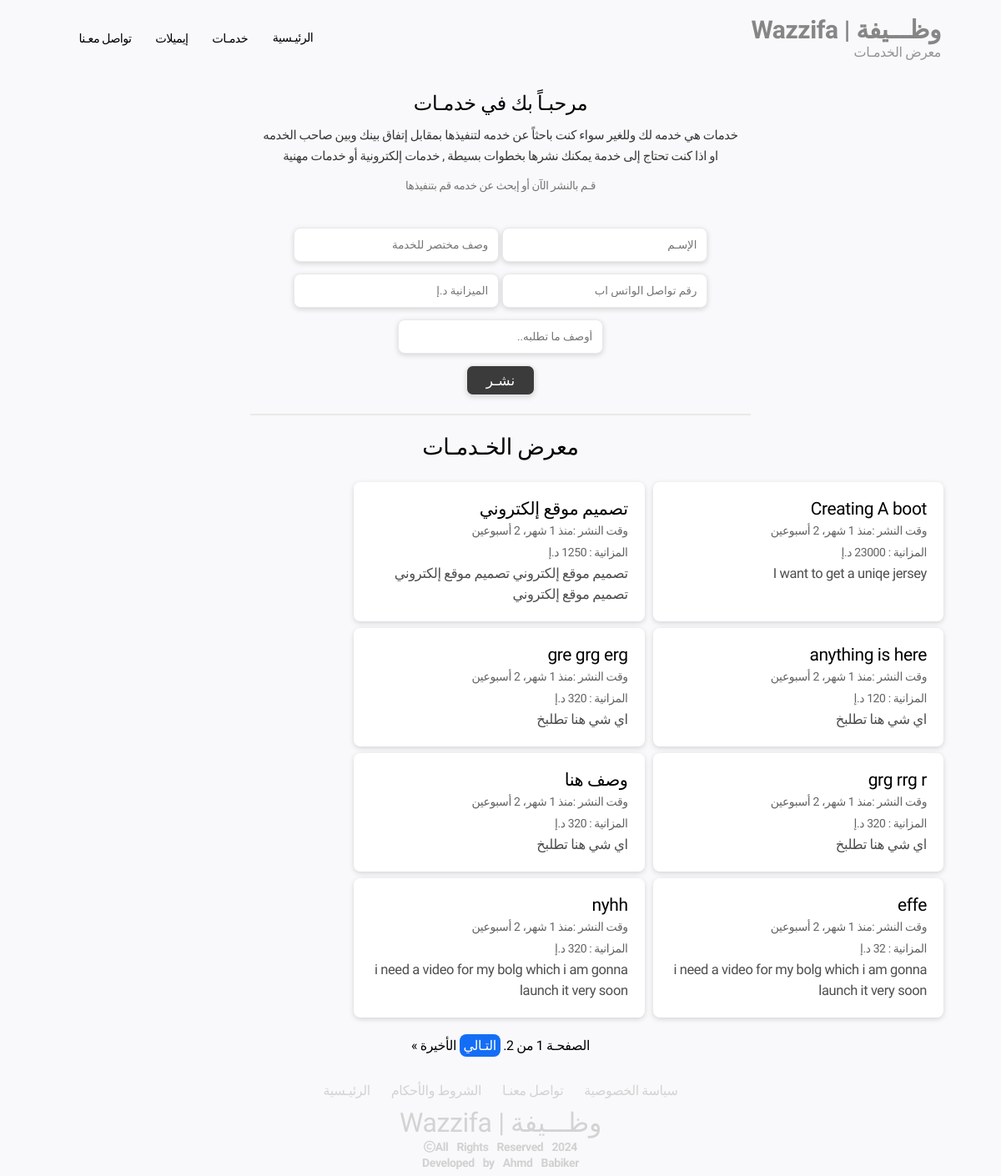
The app's page /getting/service with its own data.
### core/models.py (models this page shows, shortened)
class Service(models.Model):
    name =  models.CharField(max_length=40)
    phone_no = models.IntegerField()
    title = models.CharField(max_length=30)
    budget = models.IntegerField()
    desc = models.TextField()
    date_posted = models.DateTimeField(auto_now_add=True)
    views = models.PositiveIntegerField(default=0)

### core/views.py (the view, shortened to what this page needs)
# urls.py: path('getting/service' , services , name="services"),
def services(request):
    services = Service.objects.all().order_by('-id')
    paginator = Paginator(services , 8)
    page_num = request.GET.get('page')
    page_obj = paginator.get_page(page_num)
    data = {"services": services , "services":page_obj}
    return render(request , 'services.html' , data)

### templates/services.html (shortened to what this page needs)
<!DOCTYPE html>
{% load static %}
<html lang="en">
<head>
    <link rel="stylesheet" href="{% static 'css/style.css' %}">
    <link rel="stylesheet" href="https://cdnjs.cloudflare.com/ajax/libs/font-awesome/6.5.2/css/all.min.css"/>
</head>
<body dir="rtl" style="background-color: #F9F9FB;">
    <header id="nav-menu" aria-label="navigation bar">
        <div class="container">
          <div class="nav-start">
            <a class="logo" href="{% url 'home' %}">
                <h1>وظـــيفة | Wazzifa</h1>
                <h4 style="color: rgb(148, 148, 148);">معرض الخدمـات</h4>
            </a>
            <nav class="menu">
              <ul class="menu-bar">
                <li>
                  <button class="nav-link dropdown-btn" data-dropdown="dropdown1" aria-haspopup="true" aria-expanded="false" aria-label="browse">
                    <a href="{% url 'home' %}">الرئيـسية</a>
                  </button>
                </li>
                <li><a class="nav-link" href="{% url 'services' %}"> خدمـات</a></li>
                <li><a class="nav-link" href="#">إيميلات</a></li>
                <li><a class="nav-link" href="{% url 'contactus' %}">تواصل معـنا</a></li>
              </ul>
            </nav>
          </div>
        </div>
      </header>
        <div class="intro">
          <div class="taking-intro">
            <div class="intro-data">
                <h2>مرحبـاً بك في خدمـات</h2>
                 <p>خدمات هي خدمه لك وللغير سواء كنت باحثاً عن خدمه لتنفيذها بمقابل إتفاق بينك وبين صاحب الخدمه<br> او
               اذا كنت تحتاج إلى خدمة يمكنك نشرها بخطوات بسيطة , خدمات إلكترونية أو خدمات مهنية</p>
               <small>قـم بالنشر الآن أو إبحث عن خدمه قم بتنفيذها</small>
            </div>
          </div>
        </div>
      <div class="services">
          <div class="handling-services">
              <div class="service-form">
                 <form method="POST">
                     <input type="text" name="name" placeholder="الإسـم">
                     <input type="text" name="title" placeholder="وصف مختصر للخدمة"><br>
                     <input type="number" name="phone_no" placeholder="رقم تواصل الواتس اب">
                     <input type="number" name="budget" placeholder="الميزانية د.إ"><br>
                     <input type="text" name="desc" placeholder="أوصف ما تطلبه.."><br>
                     <input type="submit" value="نشـر" class="sbu"><br>
                 </form>
              </div>
          </div>
      </div>
      <div class="line">
        <div class="hr"></div>
      </div>
        <div class="dis-services">
            <div class="handling-ser">
              <h2 class="hanlde">معرض الخـدمـات</h2>
                <div class="all-serv">
                  {% for serv in services%}
                    <div class="serv">
                        <h2><a href="{% url 'servicedetail' serv.id %}" style="color: black; text-decoration: none;">{{serv.title}}</a></h2>
                        <small> وقت النشر :منذ {{serv.date_posted | timesince}} </small><br>
                        <small>المزانية : {{serv.budget}} د.إ</small>
                        <p>{{serv.desc | truncatewords:30 }}
                        </p>
                    </div>
                    {% endfor %}
                </div>
            </div>
          <div class="pagination" style="text-align: center;margin-top:20px">
            <span class="step-links">
                <span class="current">
                    الصفحـة {{ services.number }} من {{ services.paginator.num_pages }}.
                </span>
                {% if services.has_next %}
                    <a href="?page={{ services.next_page_number }}" style="background-color: #146ef5;border-radius: 8px;color: white;padding: 4px 5px;">التـالي</a>
                    <a href="?page={{ services.paginator.num_pages }}">الأخيرة &raquo;</a>
                {% endif %}
            </span>
            </div>
        </div>
        <div class="footer">
              <div class="taking-footer">
                  <div class="taking-links">
                      <a href="{% url 'policy' %}">سياسة الخصوصية</a>
                      <a href="{% url 'contactus' %}">تواصل معنـا </a>
                      <a href="{% url 'terms' %}">الشروط والأحكام </a>
                      <a href="{% url 'home' %}"> الرئيـسية</a>
                  </div>
                  <div class="log">
                    <h1>وظـــيفة | Wazzifa</h1>
                    <small>All Rights Reserved 2024<i class="fa-regular fa-copyright"></i></small>
                    <br><small>Developed by Ahmd Babiker</small>
                </div>
              </div>
      </div>
</body>
</html>

### static/css/style.css (style rules this page uses)
* { margin: 0; padding: 0; box-sizing: border-box; font-family: "Alexandria", sans-serif; font-weight: 350; font-style: normal; }
body { font-family: inherit; letter-spacing: -0.4px; }
ul { list-style: none; }
a { text-decoration: none; color: inherit; }
button { border: none; background-color: transparent; cursor: pointer; color: inherit; }
.logo { margin-right: 1.5rem; }
header .nav-start .logo h1 { color: rgb(134, 134, 134); font-size: 30px; font-weight: bold; }
.container { display: flex; align-items: center; justify-content: space-between; column-gap: 2rem; height: 90px; padding: 1.2rem 3rem; }
.menu { position: relative; background: var(--white); }
.menu-bar .nav-link { font-size: 0.9rem; font-weight: 500; letter-spacing: -0.6px; padding: 0.3rem; min-width: 60px; margin: 0 0.6rem; }
.nav-start, .nav-end, .menu-bar, .right-container, .right-container .search { display: flex; align-items: center; }
header .nav-start { width: 100%; display: flex; justify-content: space-between; }
.services { width: 100%; padding: 0rem 2.0rem; }
.services .handling-services .service-form { margin: 0 auto; width: 75%; border-radius: 8px; padding: 15px; text-align: center; }
.services .handling-services .service-form input { width: 30%; border: 1px solid rgb(233, 233, 233); box-shadow: 0 2px 6px rgba(0, 0, 0, 0.15); border-radius: 8px; background-color: white; padding: 12px; margin: 7px 0; outline: none; }
.services .handling-services .service-form input.sbu { width: 10%; background-color: rgb(59, 59, 59); font-size: 17px; padding: 7px 14px; color: white; cursor: pointer; }
.dis-services { margin-top: 15px; padding: 0rem 4rem; }
.dis-services .handling-ser .hanlde { text-align: center; margin: 22px 0; font-size: 27px; }
.dis-services .handling-ser h2 { font-size: 21px; }
.dis-services .handling-ser .serv { line-height: 25px; }
.dis-services .handling-ser .serv small { color: rgb(100, 100, 100); margin: 7px 0 ; font-size: 14px; }
.dis-services .handling-ser .serv p { font-size: 16.5px; color: #4e4e4e; }
.dis-services .all-serv { display: flex; flex-wrap: wrap; width: 100%; justify-content: flex-start; }
.dis-services .all-serv .serv { box-shadow: 0 2px 6px rgba(0, 0, 0, 0.15); border-radius: 8px; padding: 20px; width: 32.5%; background-color:white; margin: 4px 5px ; }
.intro { text-align: center; width: 70%; margin:20px auto; }
.intro .intro-data p { color: rgb(56, 56, 56); line-height: 25px; font-size: 15px; margin: 12px 0 ; }
.intro .intro-data small { color:rgb(117, 117, 117) ; margin: 8px 0; }
.line .hr { border: 1px solid #e9e9e9; width:50%; margin:0px auto }
.footer { margin-top: 35px; }
.footer .taking-links { display: flex; justify-content: center; gap: 15px; width: 60%; text-align: center; margin: 10px auto; flex-wrap: wrap; }
.footer .taking-links a { color: lightgray; text-decoration: none; margin: 0 5px; font-size: 16px; }
.footer .log h1 { color:lightgray; }
.footer .log { margin: 7px auto; text-align: center; }
.footer .log small { color:#d1d1d1; font-size: 14px; margin: 10px 0; font-weight: bold; word-spacing: 7px; }
.details_section .comments .commenters .write span,p { font-size: 14px; }

### records on screen
Service: title "Creating A boot", date_posted "1 شهر، 2 أسبوعين", desc "I want to get a uniqe jersey"
Service: title "تصميم موقع إلكتروني", date_posted "1 شهر، 2 أسبوعين", desc "تصميم موقع إلكتروني تصميم موقع إلكتروني تصميم موقع إلكتروني"
Service: title "anything is here", date_posted "1 شهر، 2 أسبوعين", desc "اي شي هنا تطلبخ"
Service: title "gre grg erg", date_posted "1 شهر، 2 أسبوعين", budget "320", desc "اي شي هنا تطلبخ"
Service: title "grg rrg r", date_posted "1 شهر، 2 أسبوعين", desc "اي شي هنا تطلبخ"
Service: title "وصف هنا", date_posted "1 شهر، 2 أسبوعين", budget "320", desc "اي شي هنا تطلبخ"
Service: title "effe", date_posted "1 شهر، 2 أسبوعين", budget "32", desc "i need a video for my bolg which i am gonna launch it very soon"
Service: title "nyhh", date_posted "1 شهر، 2 أسبوعين", budget "320", desc "i need a video for my bolg which i am gonna launch it very soon"

### other values on screen
{{ services.paginator.num_pages }} "2"
